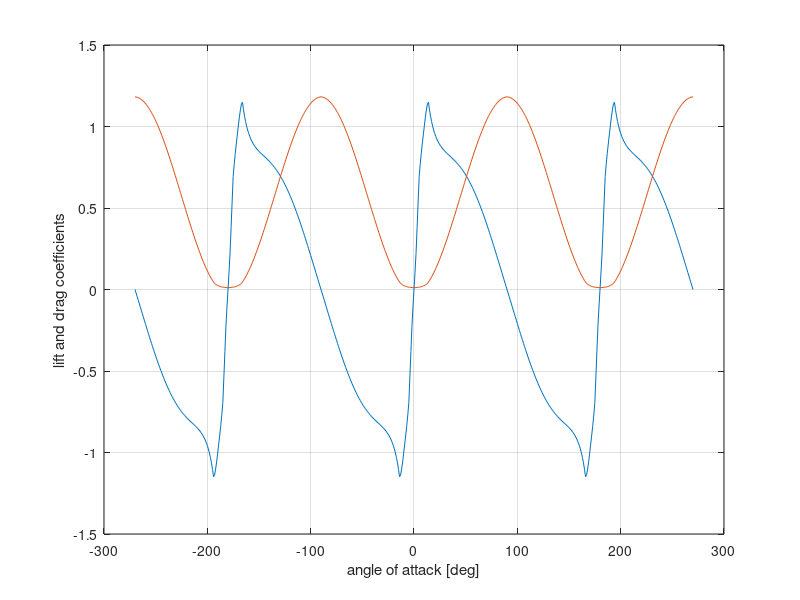

Reproduce this figure in MATLAB.


load('NACA_0015_ext.mat')


alf = NACA0015_ext(:,1);
cl = NACA0015_ext(:,2);
cd = NACA0015_ext(:,3);
cm = NACA0015_ext(:,4);

figure
plot(alf,[cl cd ])
xlabel('angle of attack [deg]')
ylabel('lift and drag coefficients')
grid on
zoom on

% figure
% plot(alf,cd)
% xlabel('angle of attack [deg]')
% ylabel('drag coefficient')
% grid on
% zoom on

cl_pp = spline(alf*pi/180,cl);
cd_pp = spline(alf*pi/180,cd);
cm_pp = spline(alf*pi/180,cm);

NACA_0015_pp.alf = alf*pi/180;
NACA_0015_pp.cl = cl_pp;
NACA_0015_pp.cd = cd_pp;
NACA_0015_pp.cm = cm_pp;

save('NACA_0015_pp.mat', 'NACA_0015_pp');
